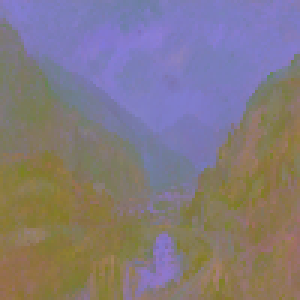
#> input picture impressionist_lab/88.png, 100 x 100 px, found by its file name (shown 3 times larger)
$ python clusters.py
#> lines starting #> are read from the running program, lines starting #| are printed output that depends on the picture; long printed decimals are rounded
import cv2
import numpy as np
from numpy import random as rd
import matplotlib.pyplot as plt

# img = cv2.imread('PI-Nellyrodi/data_hsv/impressionist_paintings/2019.jpg', cv2.IMREAD_COLOR)
img = cv2.imread("data/abstract_lab/88.png", cv2.IMREAD_COLOR)
#> img is the input picture: shape (100, 100, 3); mean B, G, R 127.5, 121.2, 130.5
# img = cv2.imread('abstract_lab/4360.png', cv2.IMREAD_COLOR)
# img = cv2.imread('image/img.jpg', cv2.IMREAD_COLOR)


def foyer(n, M):
    """Le but est de générer n foyers :
    - Le premier est choisi arbitrairement (ici l’élément à l’index 500),
    - Chaque suivant est le plus éloigné (en Lab) des foyers précédents."""
#> called with n = 8, M = array of shape (10000, 3)

    M = np.array(M)
    premier_foyer = M[500]
#> premier_foyer = [174, 124, 127]
    foyers = [premier_foyer]
#> foyers = [[174, 124, 127]]

    # Distance initiale entre tous les points et le premier foyer
    distances = np.array([distance_point(premier_foyer, point) for point in M])
#> distances = 10000 values, max 440.5 at index 301, min 0 at index 500, mean 249.4

    for i in range(1, n):
        idx_max = np.argmax(distances)
        prochain_foyer = M[idx_max]
        foyers.append(prochain_foyer)

        # Mettre à jour les distances minimales (par rapport à l'ensemble des foyers)
        new_distances = np.array([distance_point(prochain_foyer, point) for point in M])
        distances = np.minimum(distances, new_distances)
#> this loop made 7 passes
#> (idx_max, prochain_foyer) on passes 1 to 7: (301, [176, 126, 128]), (502, [183, 127, 130]), (3146, [189, 128, 131]), (1958, [190, 129, 138]), (1957, [191, 130, 141]), (2059, [188, 131, 143]), (8637, [92, 133, 163])
#> after the loop, distances = 10000 values, max 255.4 at index 7712, min 0 at index 301, mean 66.04; foyers = [[174, 124, 127], [176, 126, 128], [183, 127, 130], [189, 128, 131], [190, 129, 138], [191, 130, 141], [188, 131, 143], [92, 133, 163]]

    print("Foyers choisis :", foyers)
#> (printed output is left out)
    return np.array(foyers)


def distance_point(c_1, c_2):
    return np.linalg.norm(c_1 - c_2)


def moyenne(cluster):
    """Calcul le centre (couleur moyenne) d'un cluster."""
    if not cluster:
        return np.array([0, 0, 0])
    return np.mean(cluster, axis=0)


def dist_transform(distances):
    return distances


class KMeans:
    def __init__(
        self,
        n_clusters,
        n_clusters_init=8,
        max_iter=4,
        demo=False,
        print_clusters=False,
    ):
        self.n_clusters = n_clusters
        self.n_clusters_init = n_clusters_init
        self.max_iter = max_iter
        self.demo = demo
        self.print_clusters = print_clusters

    def fit(self, X_train):
        if self.demo:
            # Array containing the modified image
            modified_img = np.full_like(X_train, [255, 127, 127])
            modified_img_totale = np.full_like(X_train, [255, 127, 127])

        # Initialize centroids using the foyer function
        self.centroids = foyer(self.n_clusters_init, X_train)
#> self.centroids has the same summary as foyers in foyer

        # Iterate until convergence or max iterations
        iteration = 0
        prev_centroids = None
        while (
            iteration < self.max_iter
            and np.not_equal(self.centroids, prev_centroids).any()
        ):
            # Assign points to nearest centroid
            sorted_points = [[] for _ in range(self.n_clusters_init)]
            sorted_points_coord = [[] for _ in range(self.n_clusters_init)]
            for i, x in enumerate(X_train):
                dists = []
                # Calculate distances to each centroid
                for center in self.centroids:
                    # dists.append(hsv_distance(x, center))
                    dists.append(distance_point(x, center))
                argmin = np.argmin(dists)
                centroid_idx = argmin

                sorted_points[centroid_idx].append(x)
                if self.demo:
                    # Store the index of the point in the corresponding cluster to rebuild the image later
                    sorted_points_coord[centroid_idx].append(i)

            # Update centroids
            prev_centroids = self.centroids
            self.centroids = np.array([moyenne(cluster) for cluster in sorted_points])
            iteration += 1
#> this loop made 4 passes
#> after the loop, iteration = 4

        clusters = []
        clusters_coord = []
        clusters_centroids = []

        # Select 4 clusters with different colors
        # Select the most represented cluster for first one
        max = 0
        for i, cluster in enumerate(sorted_points):
            if len(cluster) > max:
                max = len(cluster)
                idx = i
#> this loop made 8 passes
#> (max, idx) on pass 1: (3176, 0)
#> after the loop, idx = 0; max = 3176

        idx_list = [idx]  # List of already selected indexes
#> idx_list = [0]
        clusters.append(
            max
        )  # Append the number of points in the most represented cluster
        if self.demo:
            clusters_coord.append(
                sorted_points_coord[idx]
            )  # Append the corresponding coordinates
        clusters_centroids = [self.centroids[idx]]
#> clusters_centroids = [[191.7, 124.4, 126.7]]

        # Select the clusters with the centroids that are the most distant from the previous ones
        for _ in range(self.n_clusters - 1):
            distances = []
            for new_centroid in clusters_centroids:
                # distances.append(np.array([hsv_distance(new_centroid, centroid) for centroid in self.centroids]))
                distances.append(
                    np.array(
                        [
                            distance_point(new_centroid, centroid)
                            for centroid in self.centroids
                        ]
                    )
                )
            # On fait ensuite la moyenne des sous-tableaux de distances
            # print(distances)

            distances = np.array(distances)
            distances = dist_transform(distances)

            distances_moy = np.mean(np.array(distances), axis=0)

            for idx in idx_list:
                distances_moy[idx] = 0

            # print("dist moy :", distances_moy)

            # On en extrait le max
            idx = np.argmax(distances_moy)
            idx_list.append(idx)
            # print("idx :", idx)

            # On ajoute les points au cluster correspondant
            clusters.append(len(sorted_points[idx]))
            clusters_centroids.append(self.centroids[idx])

            if self.demo:
                clusters_coord.append(sorted_points_coord[idx])
#> after the loop, clusters = [3176, 2107, 406, 1109]; clusters_centroids = [[191.7, 124.4, 126.7], [65.48, 118.8, 136], [146.5, 123.4, 115.9], [93.1, 117.5, 145.4]]; clusters_coord = 4 items; idx_list = [0, 4, 7, 5]

        if self.demo:
            # Rebuild the whole image
            for i, cluster in enumerate(sorted_points):
                for idx in sorted_points_coord[i]:
                    modified_img_totale[idx] = self.centroids[i]
#> this loop made 8 passes

            modified_img_totale = modified_img_totale.reshape((100, 100, 3)).astype(
                np.uint8
            )
            fig, (ax1, ax2) = plt.subplots(1, 2)
            ax1.imshow(cv2.cvtColor(modified_img_totale, cv2.COLOR_LAB2RGB))
            ax1.title.set_text(str(self.n_clusters_init) + " initial clusters")

            # Rebuild the image with selected clusters only
            self.centroids = clusters_centroids
#> self.centroids has the same summary as clusters_centroids
            for i, cluster in enumerate(clusters):
                for idx in clusters_coord[i]:
                    modified_img[idx] = self.centroids[i]
#> this loop made 4 passes
#> cluster on passes 1 to 4: 3176, 2107, 406, 1109

            modified_img = modified_img.reshape((100, 100, 3)).astype(np.uint8)
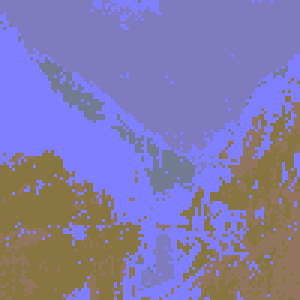
#> modified_img: shape (100, 100, 3) (shown 3 times larger); mean of channels 0, 1, 2 172.2, 122.9, 129.9; drawn as B, G, R
            ax2.imshow(cv2.cvtColor(modified_img, cv2.COLOR_LAB2RGB))
            ax2.title.set_text(str(self.n_clusters) + " selected clusters")

        self.centroids = clusters_centroids
        print(f"Convergence après {iteration} iterations.")
#| Convergence après 4 iterations.

        dico = {}
        for i in range(len(clusters)):
            dico[i] = [self.centroids[i], clusters[i]]
#> after the loop, dico = {0: [[191.7, 124.4, 126.7], 3176], 1: [[65.48, 118.8, 136], 2107], 2: [[146.5, 123.4, 115.9], 406], 3: [[93.1, 117.5, 145.4], 1109]}

        if self.print_clusters:
            print("Dictionnaire des clusters:", dico)
#| Dictionnaire des clusters: {0: [array([191.680, 124.359 , 126.667]), 3176], 1: [array([ 65.484, 118.805, 135.953]), 2107], 2: [array([146.544, 123.387, 115.943]), 406], 3: [array([ 93.098, 117.500, 145.434]), 1109]}

            rgb_dico = {}

            # convert the clusters from LAB to RGB
            for i, (centroid, population) in dico.items():
                rgb_centroid = np.clip(centroid, 0, 255).astype(int)
                # kmeans[i] = (cv2.cvtColor(np.array([[centroid]], dtype=np.uint8), cv2.COLOR_HSV2RGB)[0][0], population)
                rgb_dico[i] = (
                    cv2.cvtColor(
                        np.array([[rgb_centroid]], dtype=np.uint8), cv2.COLOR_LAB2RGB
                    )[0][0],
                    population,
                )
#> this loop made 4 passes
#> (centroid, population, rgb_centroid) on passes 1 to 4: ([191.7, 124.4, 126.7], 3176, [191, 124, 126]), ([65.48, 118.8, 136], 2107, [65, 118, 135]), ([146.5, 123.4, 115.9], 406, [146, 123, 115]), ([93.1, 117.5, 145.4], 1109, [93, 117, 145])
#> after the loop, rgb_dico = {0: ([175, 187, 188], 3176), 1: ([48, 64, 49], 2107), 2: ([114, 141, 160], 406), 3: ([78, 90, 58], 1109)}

            #   Plot the clusters
            plt.figure(figsize=(10, 5))
            for i, (centroid, population) in rgb_dico.items():
                plt.bar(
                    i,
                    population,
                    color=centroid / 255,
                    label=f"Cluster {i} (Population: {population})",
                )
#> this loop made 4 passes
#> (centroid, population) on passes 1 to 4: ([175, 187, 188], 3176), ([48, 64, 49], 2107), ([114, 141, 160], 406), ([78, 90, 58], 1109)
            plt.xlabel("Clusters")
            plt.ylabel("Population")
            plt.title("Population of Clusters")
            plt.legend()

        plt.show()
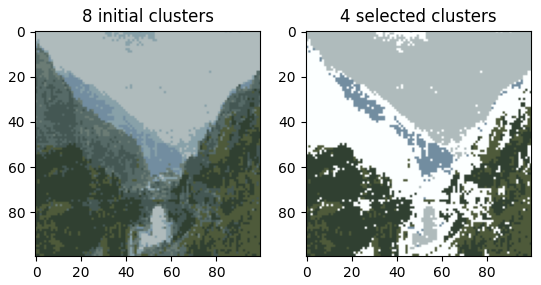
#> figure drawn by matplotlib, 2 panels
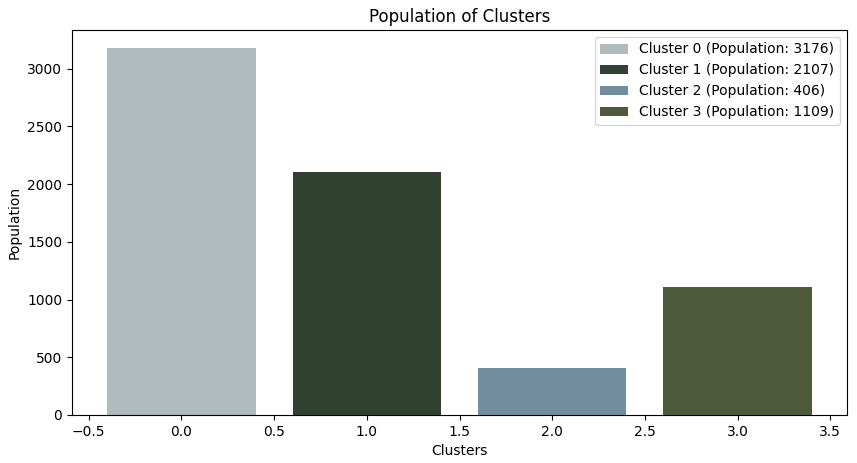
#> figure drawn by matplotlib, 1 panel
        return dico


kmeans = KMeans(n_clusters=4, demo=True, print_clusters=True).fit(img.reshape(-1, 3))
#> kmeans has the same summary as dico in fit
